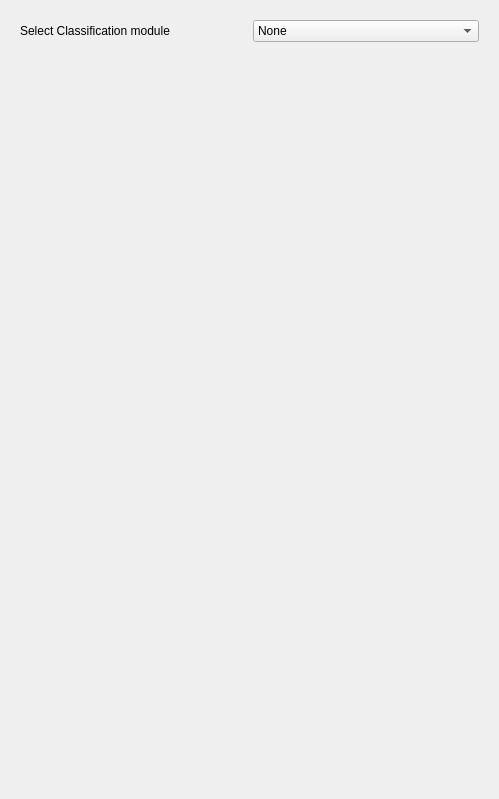
<?xml version="1.0" encoding="UTF-8"?>
<ui version="4.0">
 <class>ClassificationDiagnostic</class>
 <widget class="qMRMLWidget" name="ClassificationDiagnostic">
  <property name="geometry">
   <rect>
    <x>0</x>
    <y>0</y>
    <width>499</width>
    <height>799</height>
   </rect>
  </property>
  <property name="sizePolicy">
   <sizepolicy hsizetype="Preferred" vsizetype="Preferred">
    <horstretch>0</horstretch>
    <verstretch>0</verstretch>
   </sizepolicy>
  </property>
  <property name="windowTitle">
   <string>Form</string>
  </property>
  <layout class="QVBoxLayout" name="verticalLayout">
   <item>
    <widget class="ctkCollapsibleButton" name="classificationDiagnostic_collapsibleButton" native="true">
     <property name="text" stdset="0">
      <string>Classification Diagnostic</string>
     </property>
     <layout class="QVBoxLayout" name="verticalLayout_3">
      <item>
       <layout class="QHBoxLayout" name="horizontalLayout">
        <item>
         <widget class="QLabel" name="SelectModuleLabel">
          <property name="text">
           <string>Select Classification module</string>
          </property>
         </widget>
        </item>
        <item>
         <widget class="ctkComboBox" name="comboBox_moduleChoice">
          <item>
           <property name="text">
            <string>None</string>
           </property>
          </item>
          <item>
           <property name="text">
            <string>Diagnostic Index</string>
           </property>
          </item>
          <item>
           <property name="text">
            <string>Shape Classification</string>
           </property>
          </item>
         </widget>
        </item>
       </layout>
      </item>
      <item>
       <layout class="QVBoxLayout" name="layout_module"/>
      </item>
     </layout>
    </widget>
   </item>
   <item>
    <spacer name="verticalSpacer">
     <property name="orientation">
      <enum>Qt::Vertical</enum>
     </property>
     <property name="sizeHint" stdset="0">
      <size>
       <width>20</width>
       <height>40</height>
      </size>
     </property>
    </spacer>
   </item>
  </layout>
 </widget>
 <customwidgets>
  <customwidget>
   <class>qMRMLWidget</class>
   <extends>QWidget</extends>
   <header>qMRMLWidget.h</header>
   <container>1</container>
  </customwidget>
  <customwidget>
   <class>ctkCollapsibleButton</class>
   <extends>QWidget</extends>
   <header>ctkCollapsibleButton.h</header>
   <container>1</container>
  </customwidget>
  <customwidget>
   <class>ctkComboBox</class>
   <extends>QComboBox</extends>
   <header>ctkComboBox.h</header>
  </customwidget>
 </customwidgets>
 <resources/>
 <connections/>
</ui>
